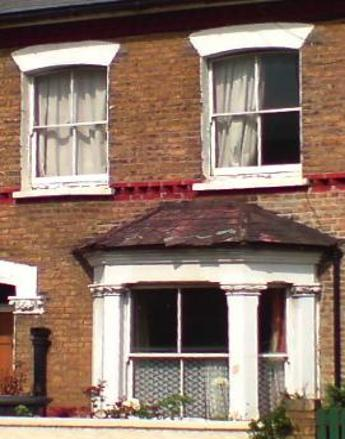
%> input picture Stim/HouseNew1.jpg, 345 x 439 px
$ octave Alpha_image.m   (GNU Octave 9; MATLAB toolbox functions it lacks are replaced by stand-ins)
%> lines starting %> are read from the running program, lines starting %| are printed output that depends on the picture; in (x1, y1, x2, y2) boxes, pixels count from 0 and x2, y2 are one past the last pixel; in counts of white or black regions, pixels touching at a corner belong together; the program's own positions count from 1
### Stim/PATCHWORK.m
function [hybrid1,hybrid2] = PATCHWORK (im,im2,gaussize,gaussSD,halffield,orient,colcong,blur,taper,pretestval)


im=imadjust(im,stretchlim(im),[]);
im=im2double(im);

im2=imadjust(im2,stretchlim(im2),[]);
im2=im2double(im2);


v=size(im);
% create mask of the same size
Mask=repmat(0,v(1),v(2));
% create gaussian envelope of size and sd specified.


Gfilt=Gausenv(gaussize,gaussSD,gaussSD);

Nbubbles=1;

Randim=filter2(Gfilt,Mask,'same');

dims=size(Randim);
if halffield
    if orient ==1
    Randim(:,1:floor(dims(2)/2))=1;
    elseif orient ==2
    Randim(1:floor(dims(1)/2),:)=1;
    end


else


while (sum(Randim(:)>0.5)) < numel(Randim)/2

Nbubbles=Nbubbles+1;
 for i=1:Nbubbles


    Mask(randi(v(1)),randi(floor(v(2)/2)))=1;
 end

[row,column]=ind2sub(size(Mask),find(Mask==1));
Randim=filter2(Gfilt,Mask,'same');
Randim(Randim>1)=1;

end


figure
imshow(Randim)
drawnow()

end

Randim2=imcomplement(Randim);
[x,y]=meshgrid([1:(v(1)+1)],[1:(v(2)+1)]);

% subplot(1,4,1)
% imshow(im);
varargout=5;


ima=gray2rgb(im)*pretestval;
ima(:,:,1)=0;
ima(:,:,3)=0;
imb=gray2rgb(im2);
imb(:,:,2)=0;
imb(:,:,3)=0;


imc=gray2rgb(im);
imc(:,:,2)=0;
imc(:,:,3)=0;
imd=gray2rgb(im2)*pretestval;
imd(:,:,1)=0;
imd(:,:,3)=0;


 % Randim left
 % Randim2 right

 % ima image 1 green.
 % imb image 2 red.
 % imc image 1 red.
 % imb image 2 green.


if colcong
bubim=ima.*(gray2rgb(Randim));
bubim2=imb.*(gray2rgb(Randim2));

bubim3=imb.*(gray2rgb(Randim));
bubim4=ima.*(gray2rgb(Randim2));

else
    bubim=ima.*(gray2rgb(Randim));
    bubim2=imb.*(gray2rgb(Randim2));

    bubim3=imc.*(gray2rgb(Randim));
    bubim4=imd.*(gray2rgb(Randim2));

end

hybrid1=(bubim+bubim2);
%imshow(bubim3)

hybrid2=(bubim3+bubim4);


if blur && orient ==1
    hybrid1=blurcent(hybrid1,40,12,0,1);
     hybrid2=blurcent(hybrid2,40,12,0,1);
elseif blur && orient ==2
    hybrid1=blurcent(hybrid1,35,40,0,2);
    hybrid2=blurcent(hybrid2,35,40,0,2);
end


if taper

% PSF = fspecial('gaussian',90,30);
%
%     hybrid1=edgetaper(hybrid1,PSF);
%
%     hybrid2=edgetaper(hybrid2,PSF);
%
else

end


% figure
subplot(1,2,1)
imshow(hybrid1)
subplot(1,2,2)
imshow(hybrid2)

### Stim/gray2rgb.m
function [Image]=gray2rgb(Image)
%Gives a grayscale image an extra dimension
%in order to use color within it
[m n]=size(Image);
rgb=zeros(m,n,3);
rgb(:,:,1)=Image;
rgb(:,:,2)=rgb(:,:,1);
rgb(:,:,3)=rgb(:,:,1);
Image=rgb;
end

### Stim/Gausenv.m
function [out]=Gausenv(xysize,sigx,sigy)

% function [ImOut]= Sinusoid2D(xysize,SAngle,Fcxi,sigma)
%
% The function return a Spatial (2-D) Gabor image(Filter)
% defined in space domain as follow
% g(x,y) = s(x,y) * wr(x,y)
% where s(x,y) is the sinusoid (called also the carrier)
% wr(x,y) is the gaussian window (called also envelope)
%
% the function return a 2-D Spatial Sinusoid
%
% INPUT: xysize is the number of pixels in the image
% SAngle is the spatial angle in degrees of the sinusoid
% 0 = vertical, 90 = horizontal
% Fcxi is the sinusoid frequency in cycles per image
% PhGrad is the phase of the sinusoid (in degrees).
% sigx is the variance in pixels for the Gaussian
% window on the x axis.
% sigy is the variance in pixels for the Gaussian
% window on the y axis.
% if not specify, sigy=sigx;
% OUTPUT ImOut the image of dimension xysize x xysize.
%
% Authors: Borgo, Soranzo, Grassi
% Date: 2009


% Calculate the grid of point where calculate the image.
Bound=floor(xysize/2);
[x,y]=meshgrid(-Bound:Bound,-Bound:Bound);


out1 = exp(-((x/sigx).^2)-((y/sigy).^2));
out=out1./max(max(out1)); %

### Alpha_image.m
kl=rgb2gray(imread('HouseNew1.jpg'));
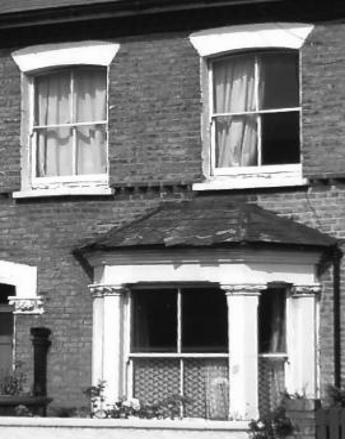
%> kl: size 439x345 uint8; min 6, max 255, mean 122.4

kl2=imread('nu1.jpg');
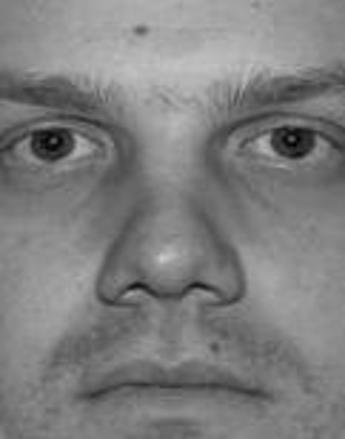
%> input picture Stim/nu1.jpg, 345 x 439 px
%> kl2 is the input picture: size 439x345 uint8; min 0, max 204, mean 126.7


[f,g]=PATCHWORK(kl,kl2,30,10,1,1,1);
%> in PATCHWORK, `im2=imadjust(im2,stretchlim(im2),[]);`:
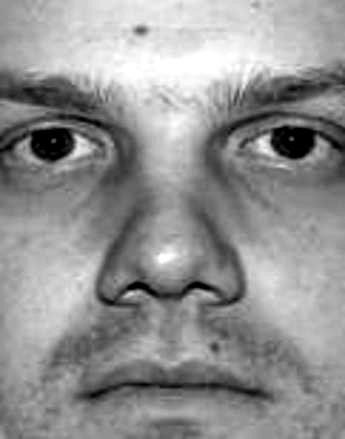
%> im2: size 439x345 uint8; min 0, max 255, mean 146.2
%> in PATCHWORK, `Randim(:,1:floor(dims(2)/2))=1;`:
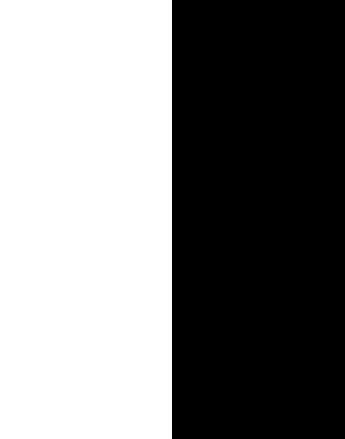
%> Randim: size 439x345 double; values 0 (black) and 1 (white), 49.9% white; 1 white region, box (x1, y1, x2, y2) and area: (0, 0, 172, 439) 75508
%> in gray2rgb, `rgb(:,:,1)=Image;`:
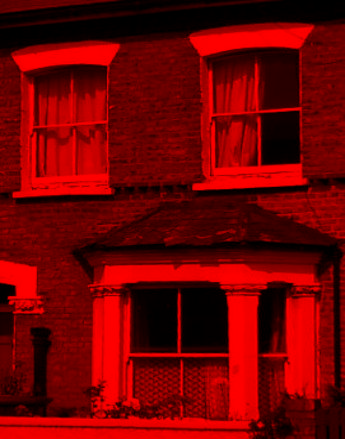
%> rgb: size 439x345x3 double; mean R, G, B 0.449, 0, 0
%> in gray2rgb, `rgb(:,:,2)=rgb(:,:,1);`:
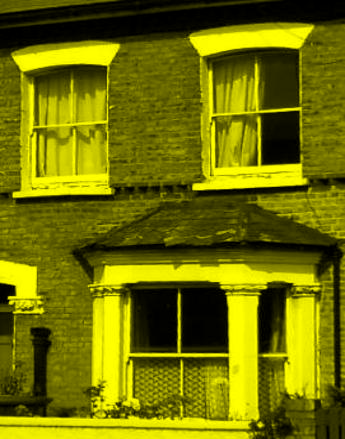
%> rgb: size 439x345x3 double; mean R, G, B 0.449, 0.449, 0
%> the run ends on the next line
